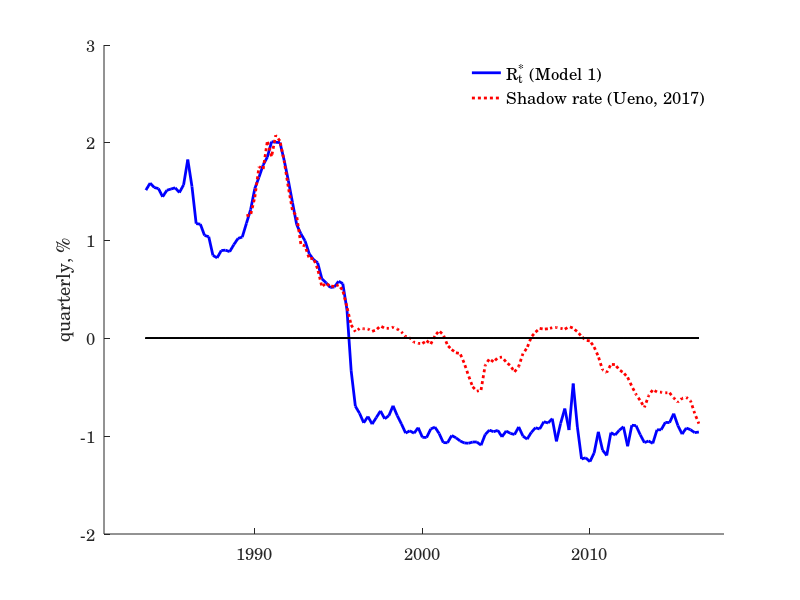

Here is the MATLAB script that generated this plot:
%%  Figure 4  Notional

%%  Plot Variables
%%  'series_R_lag', 'series_mu_a', 'series_z_b', 'series_r_star', ...
%%       'series_r', 'series_y', 'series_pi', 'series_shock_mp', ...
%%      

set(0,'defaultAxesFontSize',12);
set(0,'defaultAxesFontName','century');
set(0,'defaultTextFontSize',12);
set(0,'defaultTextFontName','century');

% addpath('../data')
% addpath('../fun_smc')
% load_data_for_graph

data=csvread('./data_sample/Natural_rate.csv',1,1);

shadow_rate = 100/4*[NaN(7,1); data(:,3)];

%   case 'model1'
load('model1_state.mat');
     M1.series_R_lag = series_R_lag;
     M1.series_mu_a  = series_mu_a;
     M1.series_z_b   = series_z_b;
     M1.series_r_star =series_r_star;
     M1.series_r      =series_r   ;
     M1.series_y      =series_y ;
     M1.series_pi     =series_pi ;
     M1.series_shock_mp = series_shock_mp;

% end
     
% plot

s =1983.0;
 ti = (s+2/4):0.25:s+(Tobs+1)/4; 

 model_indx = 'model1' 
h_D = figure('Position',[20,20,900,400],'Name','shadow_rate',...
      'Color','w','File',[ num2str(model_indx) '_shadow_rate']);
% subplot(1,1,1)
hold on 
l1 = plot(ti, M1.series_R_lag(1:Tobs,1),'LineStyle','-','Color','b', 'LineWidth',2.0);
l2 = plot(ti, shadow_rate(1:Tobs,1),'LineStyle',':','Color','r', 'LineWidth',2.0); 
plot(ti, zeros(size(ti,2)),'k-'); 
hold off
% ylim([-0.6 1.3])
ylabel(' quarterly, % ')
xlim([1981  2018])
%title('Notional Rate and Shadow Rate')
lgnd = legend([l1, l2],{'R_t^* (Model 1)','Shadow rate (Ueno, 2017)'},'FontSize',12);
set(lgnd, 'Box', 'off')

savefig('./output/Fig4_Shadow_rate.fig');




